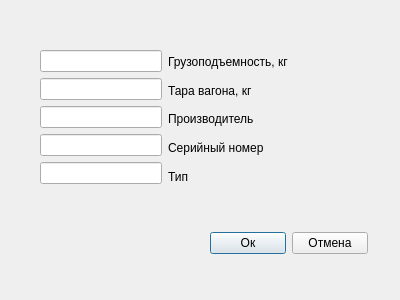
<?xml version="1.0" encoding="UTF-8"?>
<ui version="4.0">
 <class>Add_New</class>
 <widget class="QDialog" name="Add_New">
  <property name="geometry">
   <rect>
    <x>0</x>
    <y>0</y>
    <width>400</width>
    <height>300</height>
   </rect>
  </property>
  <property name="windowTitle">
   <string>Создание/Редактирование записи</string>
  </property>
  <widget class="QWidget" name="layoutWidget">
   <property name="geometry">
    <rect>
     <x>210</x>
     <y>230</y>
     <width>158</width>
     <height>26</height>
    </rect>
   </property>
   <layout class="QHBoxLayout" name="horizontalLayout">
    <item>
     <widget class="QPushButton" name="pushButton_2">
      <property name="text">
       <string>Ок</string>
      </property>
     </widget>
    </item>
    <item>
     <widget class="QPushButton" name="pushButton">
      <property name="text">
       <string>Отмена</string>
      </property>
     </widget>
    </item>
   </layout>
  </widget>
  <widget class="QWidget" name="layoutWidget">
   <property name="geometry">
    <rect>
     <x>40</x>
     <y>50</y>
     <width>249</width>
     <height>138</height>
    </rect>
   </property>
   <layout class="QHBoxLayout" name="horizontalLayout_2">
    <item>
     <layout class="QVBoxLayout" name="verticalLayout">
      <item>
       <widget class="QLineEdit" name="lineEdit">
        <property name="inputMethodHints">
         <set>Qt::ImhNone</set>
        </property>
       </widget>
      </item>
      <item>
       <widget class="QLineEdit" name="lineEdit_2"/>
      </item>
      <item>
       <widget class="QLineEdit" name="lineEdit_3"/>
      </item>
      <item>
       <widget class="QLineEdit" name="lineEdit_4"/>
      </item>
      <item>
       <widget class="QLineEdit" name="lineEdit_5"/>
      </item>
     </layout>
    </item>
    <item>
     <layout class="QVBoxLayout" name="verticalLayout_2">
      <item>
       <widget class="QLabel" name="label_5">
        <property name="text">
         <string>Грузоподъемность, кг</string>
        </property>
       </widget>
      </item>
      <item>
       <widget class="QLabel" name="label_4">
        <property name="text">
         <string>Тара вагона, кг</string>
        </property>
       </widget>
      </item>
      <item>
       <widget class="QLabel" name="label_3">
        <property name="text">
         <string>Производитель</string>
        </property>
       </widget>
      </item>
      <item>
       <widget class="QLabel" name="label_2">
        <property name="text">
         <string>Серийный номер</string>
        </property>
       </widget>
      </item>
      <item>
       <widget class="QLabel" name="label">
        <property name="text">
         <string>Тип</string>
        </property>
       </widget>
      </item>
     </layout>
    </item>
   </layout>
  </widget>
 </widget>
 <resources/>
 <connections/>
</ui>
